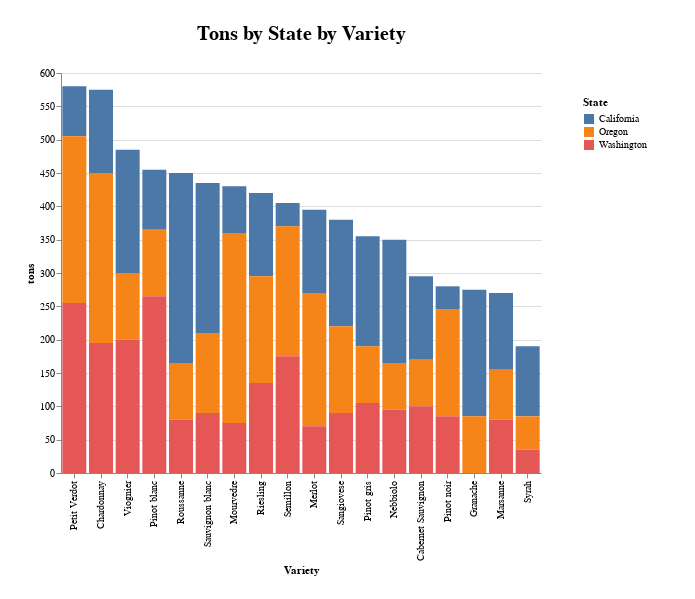

Notebook cell for this chart:
### Code cell
chart_buyer = requests.get('http://127.0.0.1:8000/graph/df-grapes-by-state-buyer').json()
Chart.from_dict(chart_buyer)

### Figure 1 — Vega-Lite specification as saved in the notebook (floating-point values rounded to 4 significant figures)
{"config": {"view": {"continuousWidth": 400, "continuousHeight": 300, "stroke": "#FFF"}, "legend": {"padding": 24}, "title": {"fontSize": 20, "offset": 24}}, "data": {"name": "data-4e2fd2d7cba82368ad87092d1aaf0f49"}, "mark": "bar", "datasets": {"data-4e2fd2d7cba82368ad87092d1aaf0f49": [{"variety": "Cabernet Sauvignon", "side": "Buyer", "state": "California", "tons": 125}, {"variety": "Cabernet Sauvignon", "side": "Buyer", "state": "Oregon", "tons": 70}, {"variety": "Cabernet Sauvignon", "side": "Buyer", "state": "Washington", "tons": 100}, {"variety": "Chardonnay", "side": "Buyer", "state": "California", "tons": 125}, {"variety": "Chardonnay", "side": "Buyer", "state": "Oregon", "tons": 255}, {"variety": "Chardonnay", "side": "Buyer", "state": "Washington", "tons": 195}, {"variety": "Granache", "side": "Buyer", "state": "California", "tons": 190}, {"variety": "Granache", "side": "Buyer", "state": "Oregon", "tons": 85}, {"variety": "Marsanne", "side": "Buyer", "state": "California", "tons": 115}, {"variety": "Marsanne", "side": "Buyer", "state": "Oregon", "tons": 75}, {"variety": "Marsanne", "side": "Buyer", "state": "Washington", "tons": 80}, {"variety": "Merlot", "side": "Buyer", "state": "California", "tons": 125}, {"variety": "Merlot", "side": "Buyer", "state": "Oregon", "tons": 200}, {"variety": "Merlot", "side": "Buyer", "state": "Washington", "tons": 70}, {"variety": "Mourvedre", "side": "Buyer", "state": "California", "tons": 70}, {"variety": "Mourvedre", "side": "Buyer", "state": "Oregon", "tons": 285}, {"variety": "Mourvedre", "side": "Buyer", "state": "Washington", "tons": 75}, {"variety": "Nebbiolo", "side": "Buyer", "state": "California", "tons": 185}, {"variety": "Nebbiolo", "side": "Buyer", "state": "Oregon", "tons": 70}, {"variety": "Nebbiolo", "side": "Buyer", "state": "Washington", "tons": 95}, {"variety": "Petit Verdot", "side": "Buyer", "state": "California", "tons": 75}, {"variety": "Petit Verdot", "side": "Buyer", "state": "Oregon", "tons": 250}, {"variety": "Petit Verdot", "side": "Buyer", "state": "Washington", "tons": 255}, {"variety": "Pinot blanc", "side": "Buyer", "state": "California", "tons": 90}, {"variety": "Pinot blanc", "side": "Buyer", "state": "Oregon", "tons": 100}, {"variety": "Pinot blanc", "side": "Buyer", "state": "Washington", "tons": 265}, {"variety": "Pinot gris", "side": "Buyer", "state": "California", "tons": 165}, {"variety": "Pinot gris", "side": "Buyer", "state": "Oregon", "tons": 85}, {"variety": "Pinot gris", "side": "Buyer", "state": "Washington", "tons": 105}, {"variety": "Pinot noir", "side": "Buyer", "state": "California", "tons": 35}, {"variety": "Pinot noir", "side": "Buyer", "state": "Oregon", "tons": 160}, {"variety": "Pinot noir", "side": "Buyer", "state": "Washington", "tons": 85}, {"variety": "Riesling", "side": "Buyer", "state": "California", "tons": 125}, {"variety": "Riesling", "side": "Buyer", "state": "Oregon", "tons": 160}, {"variety": "Riesling", "side": "Buyer", "state": "Washington", "tons": 135}, {"variety": "Roussanne", "side": "Buyer", "state": "California", "tons": 285}, {"variety": "Roussanne", "side": "Buyer", "state": "Oregon", "tons": 85}, {"variety": "Roussanne", "side": "Buyer", "state": "Washington", "tons": 80}, {"variety": "Sangiovese", "side": "Buyer", "state": "California", "tons": 160}, {"variety": "Sangiovese", "side": "Buyer", "state": "Oregon", "tons": 130}, {"variety": "Sangiovese", "side": "Buyer", "state": "Washington", "tons": 90}, {"variety": "Sauvignon blanc", "side": "Buyer", "state": "California", "tons": 225}, {"variety": "Sauvignon blanc", "side": "Buyer", "state": "Oregon", "tons": 120}, {"variety": "Sauvignon blanc", "side": "Buyer", "state": "Washington", "tons": 90}, {"variety": "Semillon", "side": "Buyer", "state": "California", "tons": 35}, {"variety": "Semillon", "side": "Buyer", "state": "Oregon", "tons": 195}, {"variety": "Semillon", "side": "Buyer", "state": "Washington", "tons": 175}, {"variety": "Syrah", "side": "Buyer", "state": "California", "tons": 105}, {"variety": "Syrah", "side": "Buyer", "state": "Oregon", "tons": 50}, {"variety": "Syrah", "side": "Buyer", "state": "Washington", "tons": 35}, {"variety": "Viognier", "side": "Buyer", "state": "California", "tons": 185}, {"variety": "Viognier", "side": "Buyer", "state": "Oregon", "tons": 100}, {"variety": "Viognier", "side": "Buyer", "state": "Washington", "tons": 200}]}, "encoding": {"color": {"field": "state", "title": "State", "type": "nominal"}, "tooltip": [{"field": "state", "type": "nominal"}, {"field": "variety", "type": "nominal"}, {"field": "tons", "type": "quantitative"}], "x": {"field": "variety", "sort": "-y", "title": "Variety", "type": "nominal"}, "y": {"field": "tons", "type": "quantitative"}}, "height": 400, "padding": 24, "title": "Tons by State by Variety", "width": 480, "$schema": "https://vega.github.io/schema/vega-lite/v4.17.0.json"}
